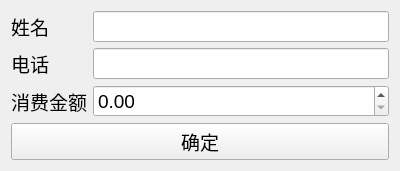
<?xml version="1.0" encoding="UTF-8"?>
<ui version="4.0">
 <class>Form</class>
 <widget class="QWidget" name="Form">
  <property name="geometry">
   <rect>
    <x>0</x>
    <y>0</y>
    <width>400</width>
    <height>169</height>
   </rect>
  </property>
  <property name="maximumSize">
   <size>
    <width>400</width>
    <height>169</height>
   </size>
  </property>
  <property name="windowTitle">
   <string>消费金额</string>
  </property>
  <layout class="QVBoxLayout" name="verticalLayout_2">
   <item>
    <layout class="QVBoxLayout" name="verticalLayout">
     <item>
      <layout class="QGridLayout" name="gridLayout">
       <item row="0" column="0">
        <widget class="QLabel" name="label">
         <property name="font">
          <font>
           <pointsize>14</pointsize>
          </font>
         </property>
         <property name="text">
          <string>姓名</string>
         </property>
        </widget>
       </item>
       <item row="0" column="1">
        <widget class="QLineEdit" name="lineEdit">
         <property name="font">
          <font>
           <pointsize>14</pointsize>
          </font>
         </property>
        </widget>
       </item>
       <item row="1" column="0">
        <widget class="QLabel" name="label_2">
         <property name="font">
          <font>
           <pointsize>14</pointsize>
          </font>
         </property>
         <property name="text">
          <string>电话</string>
         </property>
        </widget>
       </item>
       <item row="1" column="1">
        <widget class="QLineEdit" name="lineEdit_2">
         <property name="font">
          <font>
           <pointsize>14</pointsize>
          </font>
         </property>
        </widget>
       </item>
       <item row="2" column="0">
        <widget class="QLabel" name="label_3">
         <property name="font">
          <font>
           <pointsize>14</pointsize>
          </font>
         </property>
         <property name="text">
          <string>消费金额</string>
         </property>
        </widget>
       </item>
       <item row="2" column="1">
        <widget class="QDoubleSpinBox" name="doubleSpinBox">
         <property name="font">
          <font>
           <pointsize>14</pointsize>
          </font>
         </property>
         <property name="maximum">
          <double>9999999999999999455752309870428160.000000000000000</double>
         </property>
        </widget>
       </item>
      </layout>
     </item>
     <item>
      <widget class="QPushButton" name="pushButton">
       <property name="font">
        <font>
         <pointsize>14</pointsize>
        </font>
       </property>
       <property name="text">
        <string>确定</string>
       </property>
      </widget>
     </item>
    </layout>
   </item>
  </layout>
 </widget>
 <resources/>
 <connections/>
</ui>
